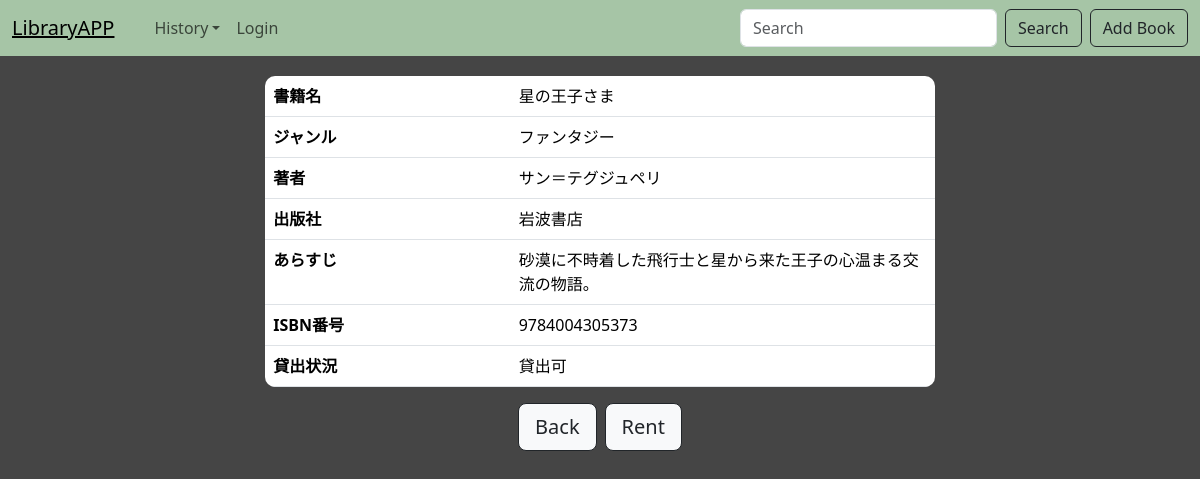
/1/, run on the app's committed database.
### library/models.py (models this page shows, shortened)
class Book(models.Model):
    title = models.CharField(max_length=255)
    genre = models.CharField(max_length=100)
    ISBN = models.CharField(max_length=20)
    author = models.CharField(max_length=20)
    publisher = models.CharField(max_length=20)
    content = models.TextField()
    lendStatus = models.BooleanField(default=True)  # True = 貸出可能

### library/views.py (the view)
# urls.py: path('<int:pk>/', views.DetailView.as_view(), name='detail'),   # 投稿詳細ページ
class DetailView(generic.DetailView):
    model = Book
    template_name = 'library/detail.html'

### templates/library/detail.html (shortened to what this page needs)
{% extends "base.html" %}
{% block content %}
<div class="container">
<table class="table table-hover table-ditail">
    <tr>
        <th>書籍名</th>
        <td>{{ object.title }}</td>
    </tr>
    <tr>
        <th>ジャンル</th>
        <td>{{ object.genre }}</td>
    </tr>
    <tr>
        <th>著者</th>
        <td>{{ object.author }}</td>
    </tr>
    <tr>
        <th>出版社</th>
        <td>{{ object.publisher }}</td>
    </tr>
    <tr>
        <th>あらすじ</th>
        <td>{{ object.content }}</td>
    </tr>
    <tr>
        <th>ISBN番号</th>
        <td>{{ object.ISBN }}</td>
    </tr>
    <tr>
        <th>貸出状況</th>
        <td>
            {% if object.lendStatus %}
                <span>貸出可</span>
            {% else %}
                <span>貸出不可</span>
            {% endif %}
        </td>
    </tr>
</table>
<div class="d-flex justify-content-center">
    <a href="{% url 'library:index' %}" class="btn btn-light btn-outline-dark btn-primary btn-lg">Back</a>
    <a  href="#" class="btn btn-light btn-outline-dark btn-primary btn-lg ms-2">Rent</a>
</div>
{% endblock %}

### static/css/style.css (style rules this page uses)
table { border-radius: 10px; overflow: hidden; border-collapse: separate; margin-top: 20px; }
body { background-color: rgb(69, 69, 69) !important; }
td { white-space: nowrap; overflow: hidden; text-overflow: ellipsis; max-width: 150px; }
.table-ditail { width: 60% !important; margin: 20px auto; }
.table-ditail td { white-space: normal; overflow: visible; text-overflow: clip; }

### data on the page
Book: title "星の王子さま", genre "ファンタジー", author "サン＝テグジュペリ", publisher "岩波書店", content "砂漠に不時着した飛行士と星から来た王子の心温まる交流の物語。", ISBN "9784004305373"
